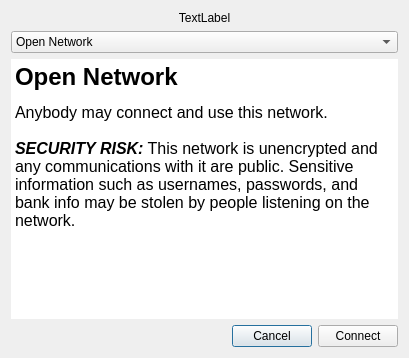
<?xml version="1.0" encoding="UTF-8"?>
<ui version="4.0">
 <class>Dialog</class>
 <widget class="QDialog" name="Dialog">
  <property name="geometry">
   <rect>
    <x>0</x>
    <y>0</y>
    <width>409</width>
    <height>358</height>
   </rect>
  </property>
  <property name="windowTitle">
   <string>Dialog</string>
  </property>
  <layout class="QVBoxLayout" name="verticalLayout">
   <item>
    <widget class="QLabel" name="label_id">
     <property name="text">
      <string>TextLabel</string>
     </property>
     <property name="alignment">
      <set>Qt::AlignCenter</set>
     </property>
    </widget>
   </item>
   <item>
    <widget class="QComboBox" name="combo_type">
     <item>
      <property name="text">
       <string>Open Network</string>
      </property>
      <property name="icon">
       <iconset theme="security-low"/>
      </property>
     </item>
     <item>
      <property name="text">
       <string>WEP Encryption</string>
      </property>
      <property name="icon">
       <iconset theme="security-low"/>
      </property>
     </item>
     <item>
      <property name="text">
       <string>WPA Personal</string>
      </property>
      <property name="icon">
       <iconset theme="security-high"/>
      </property>
     </item>
     <item>
      <property name="text">
       <string>WPA Enterprise</string>
      </property>
      <property name="icon">
       <iconset theme="security-high"/>
      </property>
     </item>
    </widget>
   </item>
   <item>
    <widget class="QStackedWidget" name="stackedWidget">
     <property name="currentIndex">
      <number>0</number>
     </property>
     <widget class="QWidget" name="page_open">
      <layout class="QVBoxLayout" name="verticalLayout_2">
       <property name="leftMargin">
        <number>0</number>
       </property>
       <property name="topMargin">
        <number>0</number>
       </property>
       <property name="rightMargin">
        <number>0</number>
       </property>
       <property name="bottomMargin">
        <number>0</number>
       </property>
       <item>
        <widget class="QTextEdit" name="textEdit">
         <property name="frameShape">
          <enum>QFrame::NoFrame</enum>
         </property>
         <property name="readOnly">
          <bool>true</bool>
         </property>
         <property name="html">
          <string>&lt;!DOCTYPE HTML PUBLIC &quot;-//W3C//DTD HTML 4.0//EN&quot; &quot;http://www.w3.org/TR/REC-html40/strict.dtd&quot;&gt;
&lt;html&gt;&lt;head&gt;&lt;meta name=&quot;qrichtext&quot; content=&quot;1&quot; /&gt;&lt;style type=&quot;text/css&quot;&gt;
p, li { white-space: pre-wrap; }
&lt;/style&gt;&lt;/head&gt;&lt;body style=&quot; font-family:'Liberation Sans'; font-size:12pt; font-weight:400; font-style:normal;&quot;&gt;
&lt;h1 style=&quot; margin-top:18px; margin-bottom:12px; margin-left:0px; margin-right:0px; -qt-block-indent:0; text-indent:0px;&quot;&gt;&lt;span style=&quot; font-size:xx-large; font-weight:600;&quot;&gt;Open Network&lt;/span&gt;&lt;/h1&gt;
&lt;p style=&quot; margin-top:0px; margin-bottom:0px; margin-left:0px; margin-right:0px; -qt-block-indent:0; text-indent:0px;&quot;&gt;Anybody may connect and use this network. &lt;br /&gt;&lt;br /&gt;&lt;span style=&quot; font-weight:600; font-style:italic;&quot;&gt;SECURITY RISK:&lt;/span&gt; This network is unencrypted and any communications with it are public. Sensitive information such as usernames, passwords, and bank info may be stolen by people listening on the network.&lt;/p&gt;&lt;/body&gt;&lt;/html&gt;</string>
         </property>
        </widget>
       </item>
      </layout>
     </widget>
     <widget class="QWidget" name="page_2">
      <layout class="QVBoxLayout" name="verticalLayout_3">
       <item>
        <widget class="QTextEdit" name="textEdit_2">
         <property name="frameShape">
          <enum>QFrame::NoFrame</enum>
         </property>
         <property name="readOnly">
          <bool>true</bool>
         </property>
         <property name="html">
          <string>&lt;!DOCTYPE HTML PUBLIC &quot;-//W3C//DTD HTML 4.0//EN&quot; &quot;http://www.w3.org/TR/REC-html40/strict.dtd&quot;&gt;
&lt;html&gt;&lt;head&gt;&lt;meta name=&quot;qrichtext&quot; content=&quot;1&quot; /&gt;&lt;style type=&quot;text/css&quot;&gt;
p, li { white-space: pre-wrap; }
&lt;/style&gt;&lt;/head&gt;&lt;body style=&quot; font-family:'Liberation Sans'; font-size:12pt; font-weight:400; font-style:normal;&quot;&gt;
&lt;h1 style=&quot; margin-top:18px; margin-bottom:12px; margin-left:0px; margin-right:0px; -qt-block-indent:0; text-indent:0px;&quot;&gt;&lt;span style=&quot; font-size:xx-large; font-weight:600;&quot;&gt;WEP Encryption&lt;/span&gt;&lt;/h1&gt;
&lt;p style=&quot; margin-top:0px; margin-bottom:0px; margin-left:0px; margin-right:0px; -qt-block-indent:0; text-indent:0px;&quot;&gt;One of the early formats of wireless encryption. This type of network requires a password in order to connect. &lt;br /&gt;&lt;br /&gt;&lt;span style=&quot; font-weight:600; font-style:italic;&quot;&gt;INSECURE:&lt;/span&gt; This type of encryption has been broken for quite some time, and data shared with this network may not be secure.&lt;/p&gt;&lt;/body&gt;&lt;/html&gt;</string>
         </property>
        </widget>
       </item>
       <item>
        <layout class="QFormLayout" name="formLayout">
         <item row="0" column="0">
          <widget class="QLabel" name="label">
           <property name="text">
            <string>Passphrase:</string>
           </property>
          </widget>
         </item>
         <item row="0" column="1">
          <layout class="QHBoxLayout" name="horizontalLayout_2">
           <item>
            <widget class="QLineEdit" name="line_wep_password">
             <property name="echoMode">
              <enum>QLineEdit::Password</enum>
             </property>
            </widget>
           </item>
           <item>
            <widget class="QToolButton" name="tool_wep_viewpass">
             <property name="sizePolicy">
              <sizepolicy hsizetype="Preferred" vsizetype="Preferred">
               <horstretch>0</horstretch>
               <verstretch>0</verstretch>
              </sizepolicy>
             </property>
             <property name="toolTip">
              <string>View Passphrase</string>
             </property>
             <property name="text">
              <string notr="true"/>
             </property>
             <property name="icon">
              <iconset theme="visibility"/>
             </property>
             <property name="iconSize">
              <size>
               <width>24</width>
               <height>24</height>
              </size>
             </property>
             <property name="checkable">
              <bool>true</bool>
             </property>
             <property name="autoRaise">
              <bool>true</bool>
             </property>
            </widget>
           </item>
          </layout>
         </item>
        </layout>
       </item>
      </layout>
     </widget>
    </widget>
   </item>
   <item>
    <layout class="QHBoxLayout" name="horizontalLayout">
     <item>
      <spacer name="horizontalSpacer">
       <property name="orientation">
        <enum>Qt::Horizontal</enum>
       </property>
       <property name="sizeHint" stdset="0">
        <size>
         <width>40</width>
         <height>20</height>
        </size>
       </property>
      </spacer>
     </item>
     <item>
      <widget class="QPushButton" name="pushCancel">
       <property name="text">
        <string>Cancel</string>
       </property>
       <property name="icon">
        <iconset theme="dialog-cancel"/>
       </property>
       <property name="iconSize">
        <size>
         <width>24</width>
         <height>24</height>
        </size>
       </property>
      </widget>
     </item>
     <item>
      <widget class="QPushButton" name="pushApply">
       <property name="sizePolicy">
        <sizepolicy hsizetype="Minimum" vsizetype="Preferred">
         <horstretch>0</horstretch>
         <verstretch>0</verstretch>
        </sizepolicy>
       </property>
       <property name="text">
        <string>Connect</string>
       </property>
       <property name="icon">
        <iconset theme="network-wireless"/>
       </property>
       <property name="iconSize">
        <size>
         <width>24</width>
         <height>24</height>
        </size>
       </property>
      </widget>
     </item>
    </layout>
   </item>
  </layout>
 </widget>
 <resources/>
 <connections/>
</ui>
